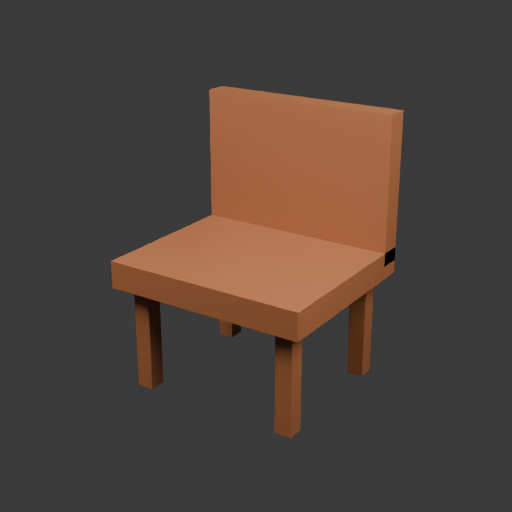
#> input picture .omo/evidence/paired-3d-benchmark-inputs-20261028/case-2-chair.png, 512 x 512 px, found by its file name
$ python prepare_input.py
#> lines starting #> are read from the running program, lines starting #| are printed output that depends on the picture
import pathlib,json,hashlib,numpy as np
from PIL import Image
from tsr.utils import resize_foreground
out=pathlib.Path(__file__).resolve().parent;inp=out.parent/"paired-3d-benchmark-inputs-20261028/case-2-chair.png"
assert hashlib.sha256(inp.read_bytes()).hexdigest()=="e673407b9000388e4bb4e9cc382f1a91043468665c2170d996bdd21ad526835e"
rgb=np.array(Image.open(inp).convert("RGB"));bg=np.all(rgb==np.array([58,58,58],dtype=np.uint8),axis=-1);alpha=np.where(bg,0,255).astype(np.uint8);rgba=np.dstack([rgb,alpha]);Image.fromarray(rgba).save(out/"chair-known-bg-alpha.png")
#> after `bg = np.all(rgb == np.array([58, 58, 58], dtype=np.uint8), axis=-1)`:
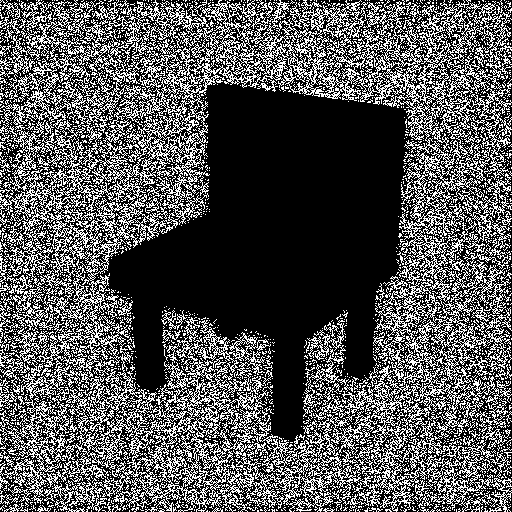
#> bg: shape (512, 512) bool; 33.4% white in thin lines or dots
#> after `alpha = np.where(bg, 0, 255).astype(np.uint8)`: alpha: shape (512, 512); 66.6% white; black in thin lines or dots
#> after `rgba = np.dstack([rgb, alpha])`:
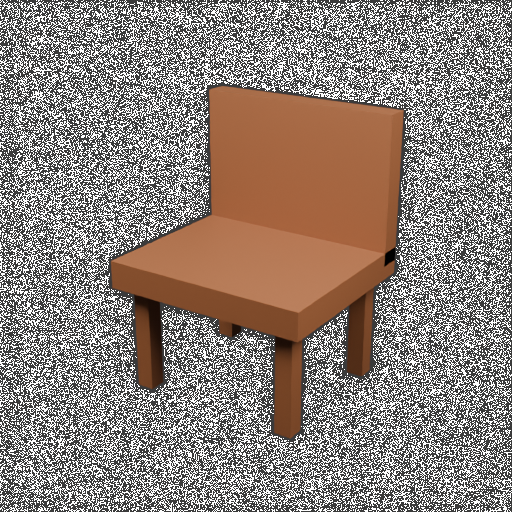
#> rgba: shape (512, 512, 4); mean R, G, B, A 78.5, 66.6, 59.5, 169.8; transparent parts drawn white
#> (the run stopped early here; a loop or call above may not have finished)
